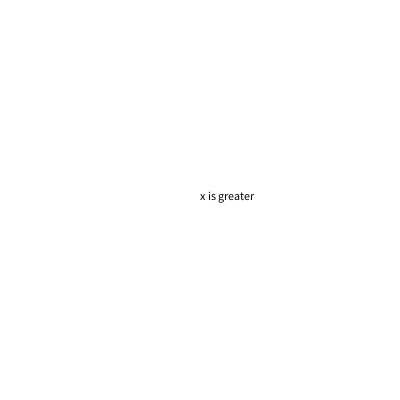
Frame 1 (no input)
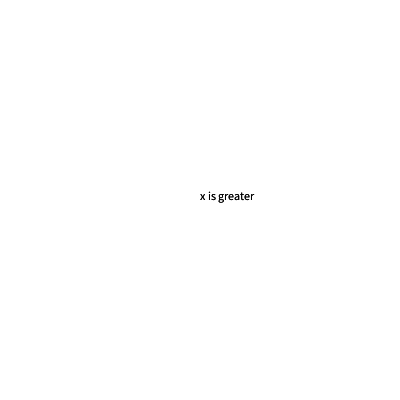
Frame 2 (the mouse pressed at the canvas centre, redrawn once)

The Processing sketch that drew these frames (run headless with seeded random() and noise(); the mouse was pressed at the canvas centre and the sketch redrawn once):

// Processing sketch: Lab1_BS6_Conditionals
// ── Lab1_BS6_Conditionals.pde
//Kreatives programmieren S26 DMP 
//Martinez
//Lab1. BacktoBasics. Beispiel 6: Conditionals II
boolean grayscale = false;
int x = 100;
int y = 10;
int z = 4;
void setup () {
  size(400, 400);
  background(255);
  fill(0);
  noLoop();
}

void draw () {
  /* if (x == y || x<z) {
   println("Correct");
   } else {
   println("Wrong");
   }*/

  if (x == y) {
    text ("equal", 200, 200);
  } 
  else if (x>y) {
    text("x is greater", 200, 200);
  } else {
    text("y is greater", 200, 200);
  }
}
